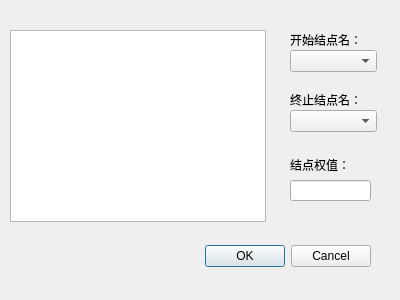
<?xml version="1.0" encoding="UTF-8"?>
<ui version="4.0">
 <class>Dialog_AddArc</class>
 <widget class="QDialog" name="Dialog_AddArc">
  <property name="geometry">
   <rect>
    <x>0</x>
    <y>0</y>
    <width>400</width>
    <height>300</height>
   </rect>
  </property>
  <property name="windowTitle">
   <string>添加边</string>
  </property>
  <widget class="QDialogButtonBox" name="buttonBox">
   <property name="geometry">
    <rect>
     <x>30</x>
     <y>240</y>
     <width>341</width>
     <height>32</height>
    </rect>
   </property>
   <property name="orientation">
    <enum>Qt::Horizontal</enum>
   </property>
   <property name="standardButtons">
    <set>QDialogButtonBox::Cancel|QDialogButtonBox::Ok</set>
   </property>
  </widget>
  <widget class="QLabel" name="label_2">
   <property name="geometry">
    <rect>
     <x>290</x>
     <y>90</y>
     <width>91</width>
     <height>20</height>
    </rect>
   </property>
   <property name="text">
    <string>终止结点名：</string>
   </property>
  </widget>
  <widget class="QLabel" name="label">
   <property name="geometry">
    <rect>
     <x>290</x>
     <y>30</y>
     <width>81</width>
     <height>20</height>
    </rect>
   </property>
   <property name="text">
    <string>开始结点名：</string>
   </property>
  </widget>
  <widget class="QLabel" name="label_3">
   <property name="geometry">
    <rect>
     <x>290</x>
     <y>155</y>
     <width>91</width>
     <height>20</height>
    </rect>
   </property>
   <property name="text">
    <string>结点权值：</string>
   </property>
  </widget>
  <widget class="QLineEdit" name="lineEdit_3">
   <property name="geometry">
    <rect>
     <x>290</x>
     <y>180</y>
     <width>81</width>
     <height>21</height>
    </rect>
   </property>
  </widget>
  <widget class="QComboBox" name="comboBox">
   <property name="geometry">
    <rect>
     <x>290</x>
     <y>50</y>
     <width>87</width>
     <height>22</height>
    </rect>
   </property>
  </widget>
  <widget class="QComboBox" name="comboBox_2">
   <property name="geometry">
    <rect>
     <x>290</x>
     <y>110</y>
     <width>87</width>
     <height>22</height>
    </rect>
   </property>
  </widget>
  <widget class="QTableWidget" name="tableWidget">
   <property name="geometry">
    <rect>
     <x>10</x>
     <y>30</y>
     <width>256</width>
     <height>192</height>
    </rect>
   </property>
  </widget>
 </widget>
 <resources/>
 <connections>
  <connection>
   <sender>buttonBox</sender>
   <signal>accepted()</signal>
   <receiver>Dialog_AddArc</receiver>
   <slot>accept()</slot>
   <hints>
    <hint type="sourcelabel">
     <x>248</x>
     <y>254</y>
    </hint>
    <hint type="destinationlabel">
     <x>157</x>
     <y>274</y>
    </hint>
   </hints>
  </connection>
  <connection>
   <sender>buttonBox</sender>
   <signal>rejected()</signal>
   <receiver>Dialog_AddArc</receiver>
   <slot>reject()</slot>
   <hints>
    <hint type="sourcelabel">
     <x>316</x>
     <y>260</y>
    </hint>
    <hint type="destinationlabel">
     <x>286</x>
     <y>274</y>
    </hint>
   </hints>
  </connection>
 </connections>
</ui>
